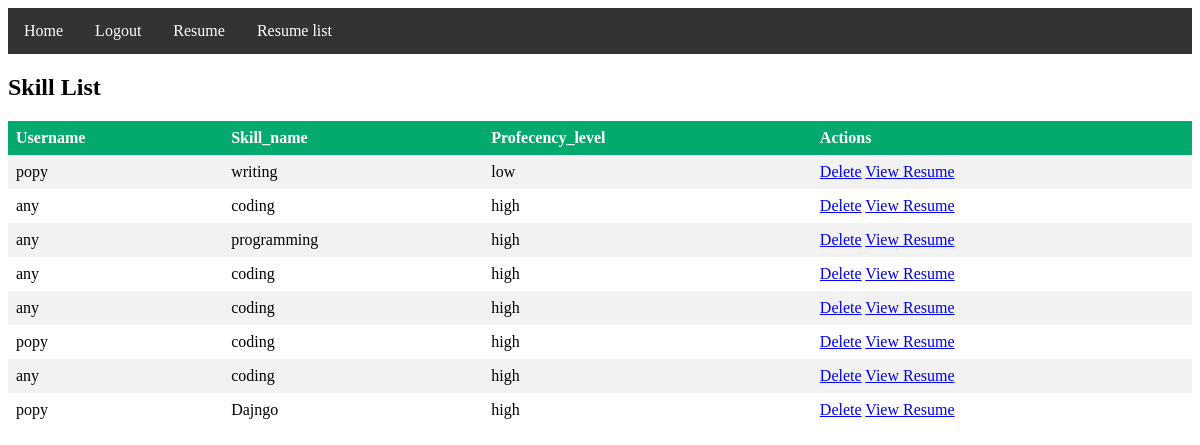
Page /viewSkill/ on the committed database.
### myApp/models.py (models this page shows, shortened)
class Skill_model(models.Model):
    Profecency=[
        ('high','High'),
        ('medium','Medium'),
        ('low','Low'),
    ]
    user=models.ForeignKey(CustomUser,null=True,on_delete=models.CASCADE)
    skill_name=models.CharField(max_length=100,null=True)
    profecency_level=models.CharField(choices=Profecency,max_length=100,null=True)

class CustomUser(AbstractUser):
    USER=[
        ('admin','Admin'),
        ('viewer','Viewer')
    ]
    usertype=models.CharField(choices=USER,null=True,max_length=100)

### myProject/views.py (the view)
# urls.py: path('viewSkill/',viewSkill,name='viewSkill'),
def viewSkill(req):
    resume=Skill_model.objects.all()
    context={
        'resume':resume
    }
    return render(req,'viewSkill.html',context)

### Template/viewSkill.html (shortened to what this page needs)
{% extends 'base.html' %}
{% block body %}
<!DOCTYPE html>
<html>
<head>
</head>
<body>
<h2>Skill List</h2>
<table>
  <tr>
    <th>Username</th>
    <th>Skill_name</th>
    <th>Profecency_level</th>
    <th>Actions</th>
  </tr>
  {% for r in resume %}
  <tr>
    <td>{{r.user.username}}</td>
    <td>{{r.skill_name}}</td>
    <td>{{r.profecency_level}}</td>
    <td>
      <a href="{% url 'deletePage' r.id %}">Delete</a>
      <a href="{% url 'viewResume' r.user.id %}">View Resume</a>
    </td>
  </tr>
  {% endfor %}
</table>
</body>
</html>
{% endblock body %}

### Template/viewSkill.html (style rules this page uses)
table { border-collapse: collapse; width: 100%; }
th, td { text-align: left; padding: 8px; }
tr:nth-child(even) { background-color: #f2f2f2 }
th { background-color: #04AA6D; color: white; }

### rows in the picture
Skill_model: user.username "popy", skill_name "writing", profecency_level "low"
Skill_model: user.username "any", skill_name "coding", profecency_level "high"
Skill_model: user.username "any", skill_name "programming", profecency_level "high"
Skill_model: user.username "any", skill_name "coding", profecency_level "high"
Skill_model: user.username "any", skill_name "coding", profecency_level "high"
Skill_model: user.username "popy", skill_name "coding", profecency_level "high"
Skill_model: user.username "any", skill_name "coding", profecency_level "high"
Skill_model: user.username "popy", skill_name "Dajngo", profecency_level "high"
